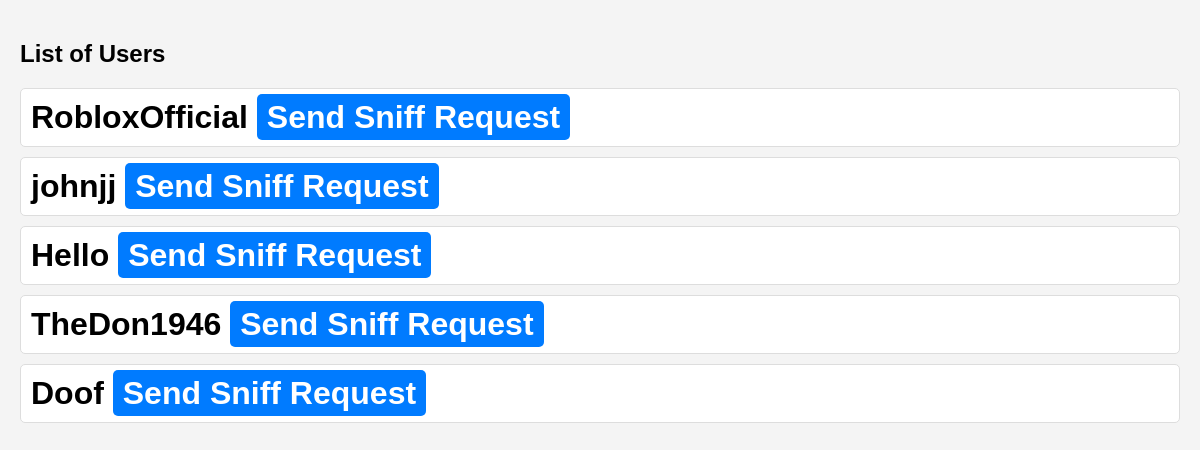
Page /send_example/ (signed in) on the earlier database version.
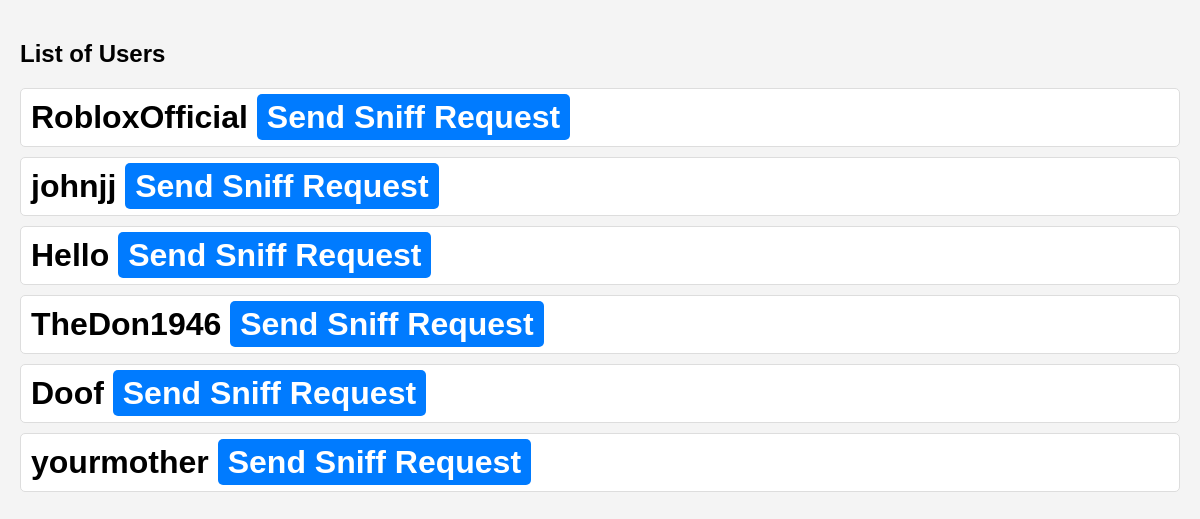
Same page on the later database version.
### homepage/models.py (models this page shows)
class DawgHouseUser(AbstractBaseUser, PermissionsMixin):
    username = models.CharField(unique=True, max_length=30)
    first_name = models.CharField(max_length=30)
    last_name = models.CharField(max_length=30)
    bio = models.TextField(blank=True, max_length=200)
    friends = models.ManyToManyField("self", blank=True)
    is_staff = models.BooleanField(default=False)
    USERNAME_FIELD = "username"
    REQUIRED_FIELDS = ["first_name", "last_name"]
    objects = DawgHouseUserManager()

### homepage/views.py (the view)
# urls.py: path("send_example/", views.send_example_view, name="send_example"),
@login_required
def send_example_view(request):
    allusers = DawgHouseUser.objects.all()
    all_sniff_requests = SniffRequest.objects.all()
    context = {
        "allusers": allusers,
        "all_sniff_requests": all_sniff_requests,
    }
    return render(request, "sniff_example.html", context)

### homepage/templates/sniff_example.html (shortened to what this page needs)
<!DOCTYPE html>
<html lang="en">
  <head>
  </head>
  <body>
    <h2>List of Users</h2>
    <ul class="all_users">
      {% for user in allusers %}
        {% if not user.is_superuser %}
          {% if user not in request.user.friends.all and user != request.user %}
            <li>
              <h1 class="user_name">
                {{user.username}}
                <a href="/send_sniff_request/{{user.id}}/" class="friend_request_link"
                  >Send Sniff Request</a
                >
              </h1>
            </li>
          {% endif %}
        {% endif %}
      {% endfor %}
    </ul>
  </body>
</html>

Differences in the rows shown:
added DawgHouseUser: username "yourmother"
